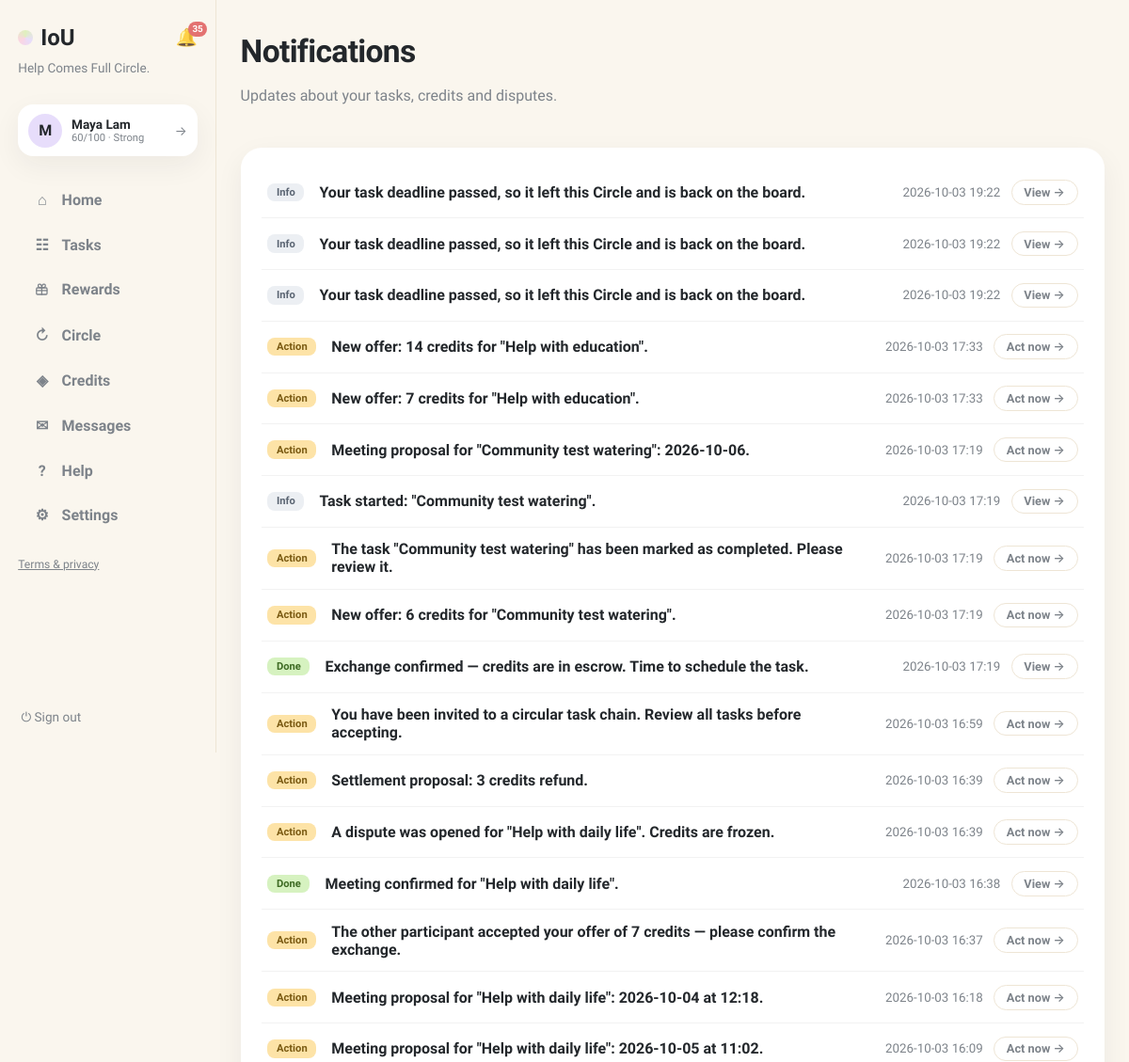
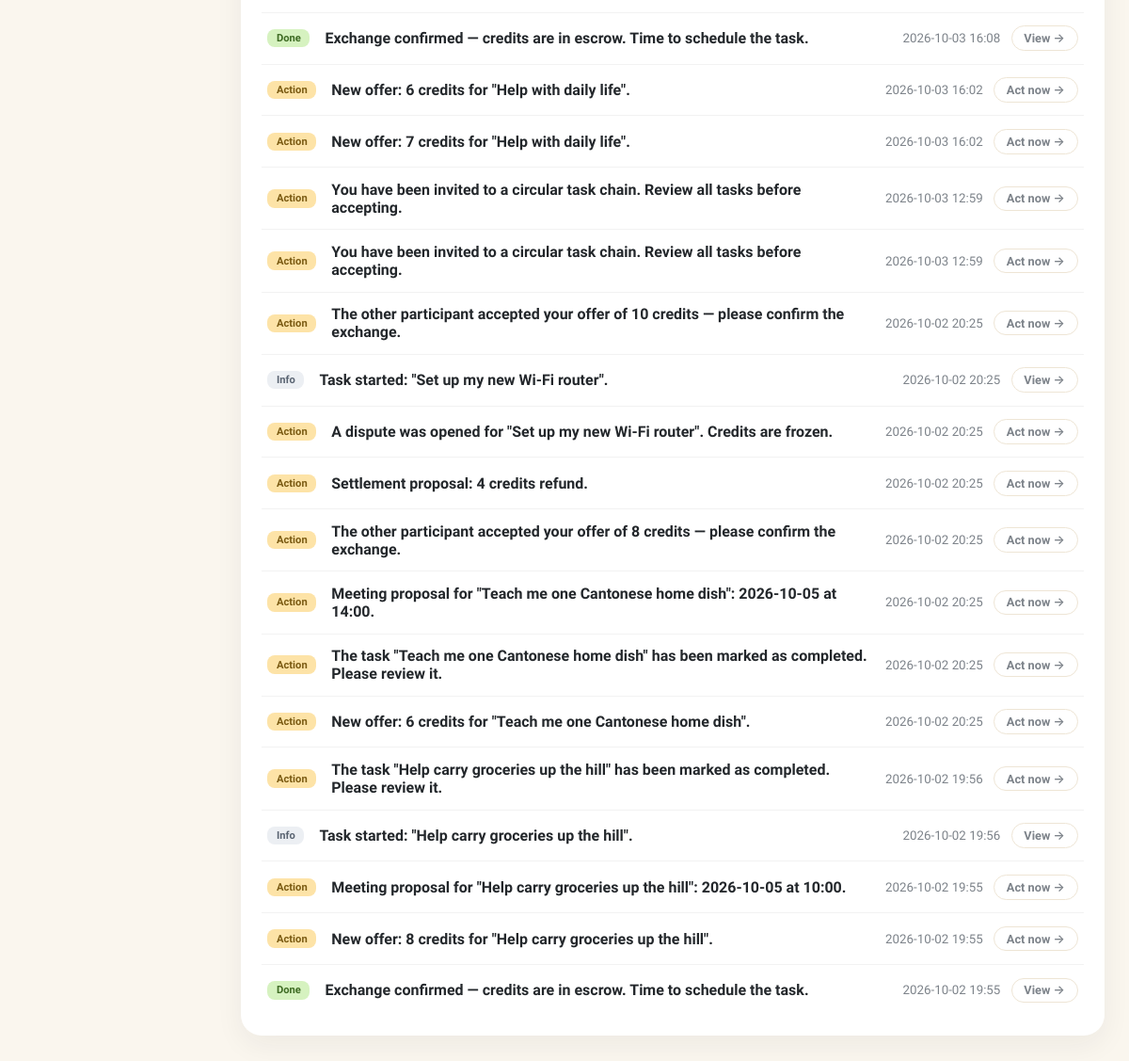
Page /notifications (signed in) on the committed database (2 pictures, top to bottom).
### tables this page shows
CREATE TABLE users (
                id INTEGER PRIMARY KEY, name TEXT NOT NULL, email TEXT UNIQUE NOT NULL,
                password TEXT NOT NULL, balance INTEGER NOT NULL DEFAULT 0,
                held_balance INTEGER NOT NULL DEFAULT 0,
                is_moderator INTEGER NOT NULL DEFAULT 0
            , language TEXT NOT NULL DEFAULT 'en', address TEXT, district TEXT, hkid TEXT, address_id TEXT, age INTEGER, birthday TEXT, skills TEXT NOT NULL DEFAULT '', community_helper INTEGER NOT NULL DEFAULT 0, created_at TEXT, consent_analytics INTEGER NOT NULL DEFAULT 0, reliability INTEGER NOT NULL DEFAULT 60, account_status TEXT NOT NULL DEFAULT 'active', analytics_consent INTEGER NOT NULL DEFAULT 0, username TEXT, bio TEXT, verification_identity TEXT NOT NULL DEFAULT 'unverified', verification_neighbourhood TEXT NOT NULL DEFAULT 'unverified', vis_photo INTEGER NOT NULL DEFAULT 1, vis_neighbourhood INTEGER NOT NULL DEFAULT 1, vis_skills INTEGER NOT NULL DEFAULT 1, vis_bio INTEGER NOT NULL DEFAULT 1, vis_completed INTEGER NOT NULL DEFAULT 1, vis_circle INTEGER NOT NULL DEFAULT 1, circle_enabled INTEGER NOT NULL DEFAULT 1, circle_notifications INTEGER NOT NULL DEFAULT 1, circle_community_only INTEGER NOT NULL DEFAULT 0, circle_max_distance_km REAL NOT NULL DEFAULT 2.0, circle_availability TEXT NOT NULL DEFAULT '');

CREATE TABLE notifications (
                id INTEGER PRIMARY KEY, user_id INTEGER NOT NULL,
                body TEXT NOT NULL, link TEXT NOT NULL DEFAULT '/',
                is_read INTEGER NOT NULL DEFAULT 0, kind TEXT NOT NULL DEFAULT 'info',
                created_at TEXT NOT NULL,
                FOREIGN KEY(user_id) REFERENCES users(id)
            );

### app.py (the view)
@app.get("/notifications", response_class=HTMLResponse)
def notifications_page(request: Request, tab: str = "system"):
    user = current_user(request)
    if not user:
        return RedirectResponse("/login", status_code=303)
    with db() as connection:
        notifs = connection.execute(
            "SELECT * FROM notifications WHERE user_id=? ORDER BY created_at DESC LIMIT 50",
            (user["id"],)).fetchall()
        threads = connection.execute(
            """SELECT r.id, r.title, r.status, r.requester_id, r.provider_id,
                      ru.name requester_name, pu.name provider_name,
                      (SELECT body FROM messages WHERE request_id=r.id ORDER BY id DESC LIMIT 1) last_body,
                      (SELECT created_at FROM messages WHERE request_id=r.id ORDER BY id DESC LIMIT 1) last_at
               FROM requests r
               JOIN users ru ON ru.id=r.requester_id
               LEFT JOIN users pu ON pu.id=r.provider_id
               WHERE (r.requester_id=? OR r.provider_id=?
                      OR EXISTS (SELECT 1 FROM request_participants rp
                                 WHERE rp.request_id=r.id AND rp.user_id=?))
                 AND EXISTS (SELECT 1 FROM messages WHERE request_id=r.id)
               ORDER BY last_at DESC""",
            (user["id"], user["id"], user["id"])).fetchall()
    return render(request, "notifications.html", page="notifications",
                  notifs=notifs, threads=threads, tab=tab)

### templates/notifications.html (shortened to what this page needs)
{% extends "base.html" %}
{% block content %}
<header class="page-head">
  <div>
    <h1>Notifications</h1>
    <p class="muted">Updates about your tasks, credits and disputes.</p>
  </div>
</header>
<div class="card notif-card">
  {% for n in notifs %}
  <div class="notif-row {% if not n.is_read %}unread{% endif %}">
    <span class="notif-kind k-{{ n.kind or 'info' }}">{% if (n.kind or 'info') == 'action' %}Action{% elif n.kind == 'success' %}Done{% else %}Info{% endif %}</span>
    <div class="notif-body"><b>{{ n.body }}</b></div>
    <div class="notif-side">
      <small class="muted">{{ n.created_at[:16].replace('T',' ') }}</small>
      {% if n.link and (n.kind or 'info') == 'action' %}<a class="btn-ghost btn-sm" href="/notifications/{{ n.id }}/go">Act now →</a>{% elif n.link %}<a class="btn-ghost btn-sm" href="/notifications/{{ n.id }}/go">View →</a>{% endif %}
    </div>
  </div>
  {% else %}<p class="empty">No notifications yet.</p>{% endfor %}
</div>
{% endblock %}

### templates/base.html (shortened to what this page needs)
<!doctype html>
<html lang="en"><head><link rel="stylesheet" href="/static/style.css"></head>
<body class="app-body">
<nav class="sidebar">
  <div class="brand-row">
    <a class="brand" href="/"><span class="brand-dot"></span>IoU</a>
    {% if user %}
    <a class="bell {% if page == 'notifications' %}active{% endif %}" href="/notifications" title="Notifications">🔔{% if unread_notifs or unread_msgs %}<span class="bell-badge">{{ (unread_notifs or 0) + (unread_msgs or 0) }}</span>{% endif %}</a>
    {% endif %}
  </div>
  <p class="brand-tag">Help Comes Full Circle.</p>
  {% if user %}
  <a class="side-user" href="/profile" title="Your profile">
    <div class="avatar">{{ user.name[0] }}</div>
    {% set sc = user.reliability if user.reliability is not none else 60 %}
    {% set lab = 'Suspended' if sc <= 0 else ('Restricted' if sc < 30 else ('Limited' if sc < 60 else ('Strong' if sc < 80 else 'Excellent'))) %}
    <div class="sidebar-user-meta"><b>{{ user.name }}</b>
      <small>{{ sc }}/100 · {{ lab }}</small>
    </div>
    <span class="side-user-arrow">→</span>
  </a>
  <div class="nav-links">
    <a class="nav-link {% if page == 'home' %}active{% endif %}" href="/"><span class="nav-ico">⌂</span>Home</a>
    <a class="nav-link {% if page == 'browse' %}active{% endif %}" href="/browse"><span class="nav-ico">☷</span>Tasks</a>
    <a class="nav-link " href="/rewards"><span class="nav-ico"></span>Rewards</a>
    <a class="nav-link {% if page == 'circle' %}active{% endif %}" href="/chain-invitations"><span class="nav-ico">↻</span>Circle{% if circle_pending %}<span class="unread-dot"></span>{% endif %}</a>
    <a class="nav-link {% if page == 'credits' %}active{% endif %}" href="/history"><span class="nav-ico">◈</span>Credits</a>
    <a class="nav-link {% if page == 'messages' %}active{% endif %}" href="/messages"><span class="nav-ico">✉</span>Messages{% if unread_msgs %}<span class="unread-dot"></span>{% endif %}</a>
    <a class="nav-link {% if page == 'help' %}active{% endif %}" href="/help"><span class="nav-ico">?</span>Help</a>
    <a class="nav-link {% if page == 'account' %}active{% endif %}" href="/account"><span class="nav-ico">⚙</span>Settings</a>
  </div>
  <p class="nav-footer"><a href="/legal">Terms &amp; privacy</a></p>
  <form method="post" action="/logout" class="side-logout"><button class="link-button" title="Sign out">⏻ Sign out</button></form>
  {% else %}
  <div class="nav-links">
    <a class="nav-link" href="/login"><span class="nav-ico">→</span>Sign in</a>
    <a class="nav-link" href="/register"><span class="nav-ico">＋</span>Create account</a>
  </div>
  <p class="nav-footer"><a href="/legal">Terms &amp; privacy</a></p>
  {% endif %}
</nav>
<main class="content {% block content_class %}{% endblock %}">{% block content %}{% endblock %}</main>
</body></html>

### static/style.css (style rules this page uses)
:root { --bg:#faf6ee; --ink:#23272b; --muted:#7d838a; --line:#eee5d5; --yellow:#fdeab2; --green:#dff0bd; --pink:#fbd5e2; --purple:#e7ddfb; --blue:#d7eafb; --peach:#fbdfca; --card:#ffffff; --shadow:0 10px 30px rgba(35,39,43,.06); --radius:22px; }
* { box-sizing:border-box }
body { margin:0;font-family:Sora,Inter,system-ui,sans-serif;color:var(--ink);background:var(--bg) }
h1 { font-size:2.1rem;font-weight:800;margin:.2rem 0;letter-spacing:-.02em }
p { line-height:1.55 }
a { color:inherit }
.muted,.empty { color:var(--muted) }
.app-body { display:flex;min-height:100vh }
.sidebar { width:230px;flex-shrink:0;padding:1.6rem 1.2rem;display:flex;flex-direction:column;gap:.4rem;border-right:1px solid var(--line);position:sticky;top:0;height:100vh }
.brand { display:flex;align-items:center;gap:.5rem;font-size:1.5rem;font-weight:800;text-decoration:none }
.brand-dot { width:16px;height:16px;border-radius:50%;background:conic-gradient(var(--green),var(--purple),var(--pink),var(--green));display:inline-block }
.brand-tag { color:var(--muted);font-size:.85rem;margin:.2rem 0 1.4rem 0;line-height:1.4 }
.nav-links { display:flex;flex-direction:column;gap:.4rem }
.nav-link { display:flex;align-items:center;gap:.7rem;text-decoration:none;font-weight:600;padding:.7rem 1rem;border-radius:999px;color:var(--muted) }
.nav-ico { width:1.2rem;text-align:center }
.avatar { width:36px;height:36px;border-radius:50%;background:var(--purple);display:flex;align-items:center;justify-content:center;font-weight:800 }
.sidebar-user-meta { flex:1;min-width:0 }
.sidebar-user-meta b { display:block;font-size:.85rem;white-space:nowrap;overflow:hidden;text-overflow:ellipsis }
.sidebar-user-meta small { color:var(--muted);font-size:.7rem;display:block;white-space:nowrap;overflow:hidden;text-overflow:ellipsis }
.link-button { background:none;border:0;font-size:1.1rem;cursor:pointer;color:var(--muted);padding:.2rem }
.content { flex:1;max-width:1600px;margin:0 auto;padding:2.4rem clamp(1.2rem,3.5vw,3.5rem) 5rem;width:100% }
@media (max-width:1250px) { .content { padding:2rem 1.6rem 4rem } }
.page-head { display:flex;justify-content:space-between;align-items:flex-start;gap:1rem;margin-bottom:1.6rem }
.card { background:var(--card);border-radius:var(--radius);padding:1.3rem 1.4rem;box-shadow:var(--shadow) }
button { font:inherit;cursor:pointer }
.btn-ghost { display:inline-block;background:none;border:1.5px solid var(--line);border-radius:999px;padding:.6rem 1.2rem;font-weight:600;color:var(--muted);text-decoration:none }
.notif-card { margin-bottom:1.6rem }
.bell { display:inline-flex;position:relative;font-size:1.15rem;text-decoration:none;margin-top:.6rem;opacity:.85 }
.bell-badge { position:absolute;top:-6px;right:-10px;background:#e05c5c;color:#fff;font-size:.62rem;font-weight:700;min-width:16px;height:16px;border-radius:8px;display:flex;align-items:center;justify-content:center;padding:0 4px }
.notif-row { display:flex;align-items:center;gap:1rem;padding:.85rem .4rem;border-bottom:1px solid rgba(0,0,0,.05) }
.notif-row:last-child { border-bottom:none }
.notif-row.unread .notif-body b { font-weight:800 }
.notif-kind { flex-shrink:0;font-size:.7rem;font-weight:700;padding:.2rem .6rem;border-radius:8px;background:#eceff3;color:#5a6472 }
.notif-kind.k-action { background:#fde3a7;color:#7a5a12 }
.notif-kind.k-success { background:#d6f2c0;color:#3e6b23 }
.notif-body { flex:1 }
.notif-side { display:flex;align-items:center;gap:.7rem;flex-shrink:0 }
.btn-sm { padding:.3rem .8rem;font-size:.8rem }
.notif-body { min-width:0 }
.brand-row { display:flex;align-items:center;justify-content:space-between;gap:.5rem }
.brand-row .bell { margin-top:0 }
.side-user { display:flex;align-items:center;gap:.6rem;background:var(--card);border-radius:16px;padding:.6rem .7rem;box-shadow:var(--shadow);text-decoration:none;color:inherit;margin-bottom:1.2rem }
.side-user-arrow { color:var(--muted);font-size:.85rem }
.side-logout { margin-top:auto }
.side-logout .link-button { font-size:.85rem;display:flex;align-items:center;gap:.4rem }
.nav-footer { font-size:.76rem;color:var(--muted);margin-top:1rem }
.content>.card { margin-bottom:1.4rem }

### rows in the picture
users: name "M", name "Maya Lam"
notifications: kind "Info", body "Your task deadline passed, so it left this Circle and is back on the board.", created_at "2026-10-03 19:22"
notifications: kind "Info", body "Your task deadline passed, so it left this Circle and is back on the board.", created_at "2026-10-03 19:22"
notifications: kind "Info", body "Your task deadline passed, so it left this Circle and is back on the board.", created_at "2026-10-03 19:22"
notifications: kind "Action", body "New offer: 14 credits for \"Help with education\".", created_at "2026-10-03 17:33"
notifications: kind "Action", body "New offer: 7 credits for \"Help with education\".", created_at "2026-10-03 17:33"
notifications: kind "Action", body "Meeting proposal for \"Community test watering\": 2026-10-06.", created_at "2026-10-03 17:19"
notifications: kind "Info", body "Task started: \"Community test watering\".", created_at "2026-10-03 17:19"
notifications: kind "Action", body "The task \"Community test watering\" has been marked as completed. Please review it.", created_at "2026-10-03 17:19"
notifications: kind "Action", body "New offer: 6 credits for \"Community test watering\".", created_at "2026-10-03 17:19"
notifications: kind "Done", body "Exchange confirmed — credits are in escrow. Time to schedule the task.", created_at "2026-10-03 17:19"
notifications: kind "Action", body "You have been invited to a circular task chain. Review all tasks before accepting.", created_at "2026-10-03 16:59"
notifications: kind "Action", body "Settlement proposal: 3 credits refund.", created_at "2026-10-03 16:39"
notifications: kind "Action", body "A dispute was opened for \"Help with daily life\". Credits are frozen.", created_at "2026-10-03 16:39"
notifications: kind "Done", body "Meeting confirmed for \"Help with daily life\".", created_at "2026-10-03 16:38"
notifications: kind "Action", body "The other participant accepted your offer of 7 credits — please confirm the exchange.", created_at "2026-10-03 16:37"
notifications: kind "Action", body "Meeting proposal for \"Help with daily life\": 2026-10-04 at 12:18.", created_at "2026-10-03 16:18"
notifications: kind "Action", body "Meeting proposal for \"Help with daily life\": 2026-10-05 at 11:02.", created_at "2026-10-03 16:09"
notifications: kind "Done", body "Exchange confirmed — credits are in escrow. Time to schedule the task.", created_at "2026-10-03 16:08"
notifications: kind "Action", body "New offer: 6 credits for \"Help with daily life\".", created_at "2026-10-03 16:02"
notifications: kind "Action", body "New offer: 7 credits for \"Help with daily life\".", created_at "2026-10-03 16:02"
notifications: kind "Action", body "You have been invited to a circular task chain. Review all tasks before accepting.", created_at "2026-10-03 12:59"
notifications: kind "Action", body "You have been invited to a circular task chain. Review all tasks before accepting.", created_at "2026-10-03 12:59"
notifications: kind "Action", body "The other participant accepted your offer of 10 credits — please confirm the exchange.", created_at "2026-10-02 20:25"
notifications: kind "Info", body "Task started: \"Set up my new Wi-Fi router\".", created_at "2026-10-02 20:25"
notifications: kind "Action", body "A dispute was opened for \"Set up my new Wi-Fi router\". Credits are frozen.", created_at "2026-10-02 20:25"
notifications: kind "Action", body "Settlement proposal: 4 credits refund.", created_at "2026-10-02 20:25"
notifications: kind "Action", body "The other participant accepted your offer of 8 credits — please confirm the exchange.", created_at "2026-10-02 20:25"
notifications: kind "Action", body "Meeting proposal for \"Teach me one Cantonese home dish\": 2026-10-05 at 14:00.", created_at "2026-10-02 20:25"
notifications: kind "Action", body "The task \"Teach me one Cantonese home dish\" has been marked as completed. Please review it.", created_at "2026-10-02 20:25"
notifications: kind "Action", body "New offer: 6 credits for \"Teach me one Cantonese home dish\".", created_at "2026-10-02 20:25"
notifications: kind "Action", body "The task \"Help carry groceries up the hill\" has been marked as completed. Please review it.", created_at "2026-10-02 19:56"
notifications: kind "Info", body "Task started: \"Help carry groceries up the hill\".", created_at "2026-10-02 19:56"
notifications: kind "Action", body "Meeting proposal for \"Help carry groceries up the hill\": 2026-10-05 at 10:00.", created_at "2026-10-02 19:55"
notifications: kind "Action", body "New offer: 8 credits for \"Help carry groceries up the hill\".", created_at "2026-10-02 19:55"
notifications: kind "Done", body "Exchange confirmed — credits are in escrow. Time to schedule the task.", created_at "2026-10-02 19:55"

### other values in the picture
{{ (unread_notifs or 0) + (unread_msgs or 0) }} "35"
{{ sc }} "60"
{{ lab }} "Strong"
